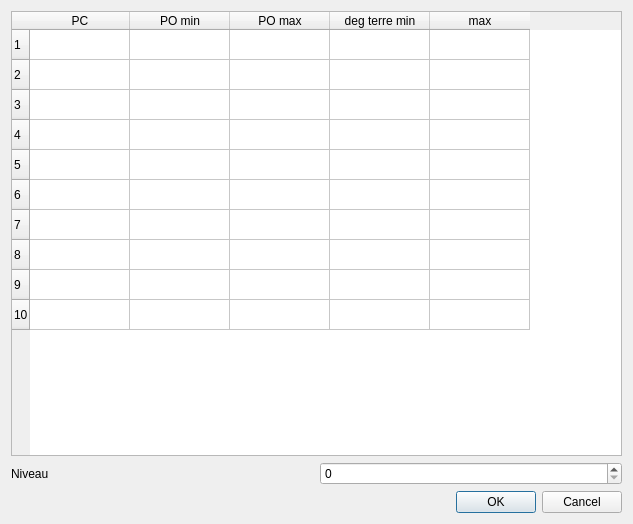
<?xml version="1.0" encoding="UTF-8"?>
<ui version="4.0">
 <class>EditerUnSort</class>
 <widget class="QDialog" name="EditerUnSort">
  <property name="geometry">
   <rect>
    <x>0</x>
    <y>0</y>
    <width>633</width>
    <height>524</height>
   </rect>
  </property>
  <property name="windowTitle">
   <string>Dialog</string>
  </property>
  <layout class="QVBoxLayout" name="verticalLayout">
   <item>
    <widget class="QTableWidget" name="tableau">
     <row>
      <property name="text">
       <string>1</string>
      </property>
     </row>
     <row>
      <property name="text">
       <string>2</string>
      </property>
     </row>
     <row>
      <property name="text">
       <string>3</string>
      </property>
     </row>
     <row>
      <property name="text">
       <string>4</string>
      </property>
     </row>
     <row>
      <property name="text">
       <string>5</string>
      </property>
     </row>
     <row>
      <property name="text">
       <string>6</string>
      </property>
     </row>
     <row>
      <property name="text">
       <string>7</string>
      </property>
     </row>
     <row>
      <property name="text">
       <string>8</string>
      </property>
     </row>
     <row>
      <property name="text">
       <string>9</string>
      </property>
     </row>
     <row>
      <property name="text">
       <string>10</string>
      </property>
     </row>
     <column>
      <property name="text">
       <string>PC</string>
      </property>
     </column>
     <column>
      <property name="text">
       <string>PO min</string>
      </property>
     </column>
     <column>
      <property name="text">
       <string>PO max</string>
      </property>
     </column>
     <column>
      <property name="text">
       <string>deg terre min</string>
      </property>
     </column>
     <column>
      <property name="text">
       <string>max</string>
      </property>
     </column>
    </widget>
   </item>
   <item>
    <layout class="QHBoxLayout" name="lay_bas">
     <item>
      <widget class="QLabel" name="text_lvl">
       <property name="text">
        <string>Niveau</string>
       </property>
      </widget>
     </item>
     <item>
      <widget class="QSpinBox" name="lvl"/>
     </item>
    </layout>
   </item>
   <item>
    <widget class="QDialogButtonBox" name="buttonBox">
     <property name="orientation">
      <enum>Qt::Horizontal</enum>
     </property>
     <property name="standardButtons">
      <set>QDialogButtonBox::Cancel|QDialogButtonBox::Ok</set>
     </property>
    </widget>
   </item>
  </layout>
 </widget>
 <resources/>
 <connections>
  <connection>
   <sender>buttonBox</sender>
   <signal>accepted()</signal>
   <receiver>EditerUnSort</receiver>
   <slot>accept()</slot>
   <hints>
    <hint type="sourcelabel">
     <x>248</x>
     <y>254</y>
    </hint>
    <hint type="destinationlabel">
     <x>157</x>
     <y>274</y>
    </hint>
   </hints>
  </connection>
  <connection>
   <sender>buttonBox</sender>
   <signal>rejected()</signal>
   <receiver>EditerUnSort</receiver>
   <slot>reject()</slot>
   <hints>
    <hint type="sourcelabel">
     <x>316</x>
     <y>260</y>
    </hint>
    <hint type="destinationlabel">
     <x>286</x>
     <y>274</y>
    </hint>
   </hints>
  </connection>
 </connections>
</ui>
